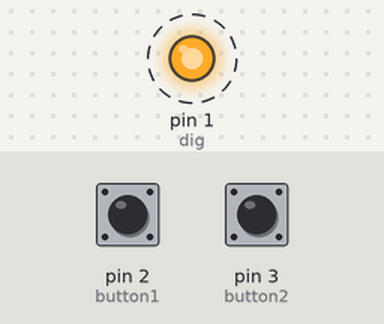
This sketch was run on a simulated Arduino Uno, built with avr-gcc and run on an emulated ATmega328P. Shown: output pins drawn as LEDs (lit = HIGH). Dashed ring = blinking. The test bench sets the inputs (shaded band); at power-on: pin 3 (button2) HIGH, pin 2 (button1) HIGH.

Above: at 6.8 s.
6.9 s: pin 3 (button2) pulled LOW for 2.6 s
At 10.8 s:
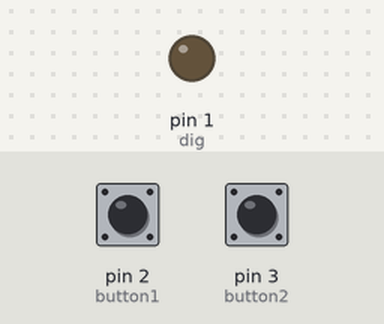
11.0 s: pin 2 (button1) pulled LOW for 2.6 s
At 12.5 s:
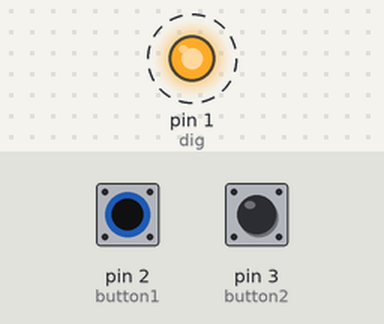
Timing chart, 0 to 21.1 s (numbered marks = the images above; inputs shaded):
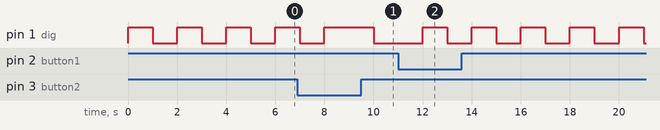

The sketch:

sheet_2_Q2.ino
```cpp
int t = 1 ;
byte dig = 1 ;
byte button1 = 2 ;
byte button2 = 3 ;
void setup() {
  pinMode(button1,INPUT_PULLUP) ;
  pinMode(button2,INPUT_PULLUP) ;
  pinMode(dig,OUTPUT) ;
}

void loop() {
   digitalWrite(dig,HIGH) ;
   delay(t*1000) ;
   digitalWrite(dig,LOW) ;
   delay(t*1000) ;
  if((digitalRead(button1))==LOW){
      t = t / 2 ;
     if(t<1){
      t = 1 ;
     }
  }
  if((digitalRead(button2))==LOW){
      t = t * 2 ;
     if(t>10){
      t = 10 ;
     }
  }

}
```

Measured:
- after the input at 11.0 s, pin 1 (dig): alternates HIGH for 1.0 s and LOW for 1.0 s, starting after 2.0 s
- by itself, pin 1 (dig): alternates HIGH for 1.0 s and LOW for 1.0 s
